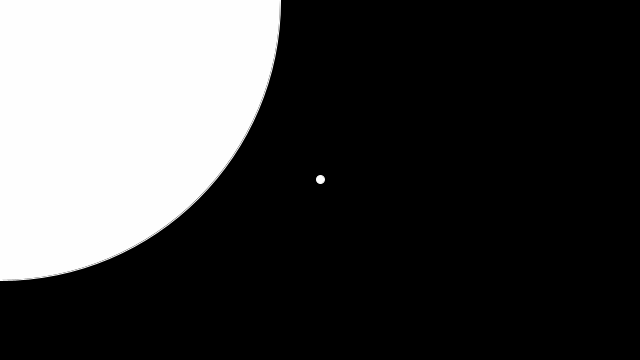
Frame 1 (no input)
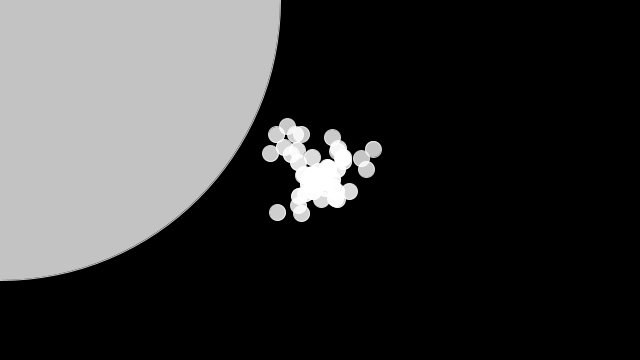
Frame 60 (the mouse pressed at the canvas centre just before this capture)
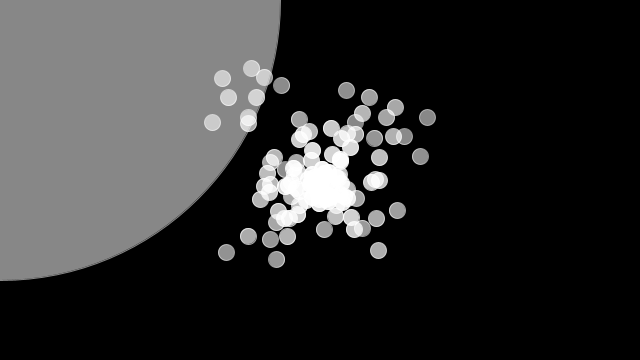
Frame 120 (the mouse held since frame 60 and released just before this capture)

The Processing sketch that drew these frames (run headless with seeded random() and noise(); from frame 60 on, the mouse is pressed at the canvas centre):

// Processing sketch: processing_133945
// ── processing_133945.pde

ParticleSystem ps;

void setup() {
  size(640,360);
  ps = new ParticleSystem(new PVector(width/2,height/2));
}

void draw() {
  background(0);
  ps.addParticle();
  ps.run();
  ellipseMode(RADIUS);
  ellipse(0,0,280,280);
}





// A simple Particle class

class Particle {
  PVector location;
  PVector velocity;
  PVector acceleration;
  float lifespan;

  Particle(PVector l) {
    acceleration = new PVector(0,0);
    velocity = new PVector(random(-1,1),random(-1,1));
    location = l.get();
    lifespan = 255.0;
  }

  void run() {
    update();
    display();
  }

  // Method to update location
  void update() {
    velocity.add(acceleration);
    location.add(velocity);
    lifespan -= 1.0;
  }

  // Method to display
  void display() {
    stroke(255,lifespan);
    fill(255,lifespan);
    ellipse(location.x,location.y,8,8);
  }
  
  // Is the particle still useful?
  boolean isDead() {
    if (lifespan < 0.0) {
      return true;
    } else {
      return false;
    }
  }
}




// A class to describe a group of Particles
// An ArrayList is used to manage the list of Particles 

class ParticleSystem {
  ArrayList<Particle> particles;
  PVector origin;

  ParticleSystem(PVector location) {
    origin = location.get();
    particles = new ArrayList<Particle>();
  }

  void addParticle() {
    particles.add(new Particle(origin));
  }

  void run() {
    for (int i = particles.size()-1; i >= 0; i--) {
      Particle p = particles.get(i);
      p.run();
      if (p.isDead()) {
        particles.remove(i);
      }
    }
  }
}
